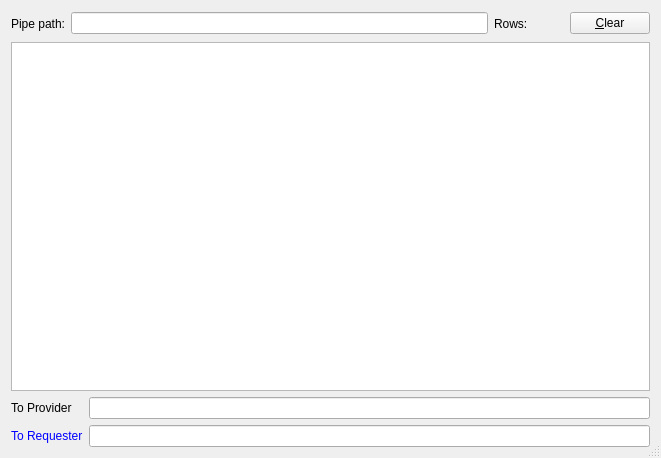
<?xml version="1.0" encoding="UTF-8"?>
<ui version="4.0">
 <class>TermWindow</class>
 <widget class="QDialog" name="TermWindow">
  <property name="geometry">
   <rect>
    <x>0</x>
    <y>0</y>
    <width>661</width>
    <height>458</height>
   </rect>
  </property>
  <property name="sizePolicy">
   <sizepolicy hsizetype="Minimum" vsizetype="Preferred">
    <horstretch>0</horstretch>
    <verstretch>0</verstretch>
   </sizepolicy>
  </property>
  <property name="windowTitle">
   <string>Terminal</string>
  </property>
  <property name="sizeGripEnabled">
   <bool>true</bool>
  </property>
  <property name="modal">
   <bool>false</bool>
  </property>
  <layout class="QVBoxLayout" name="verticalLayout">
   <item>
    <layout class="QHBoxLayout" name="horizontalLayout">
     <item>
      <widget class="QLabel" name="pipePathLabel">
       <property name="text">
        <string>Pipe path:</string>
       </property>
       <property name="buddy">
        <cstring>pipePath</cstring>
       </property>
      </widget>
     </item>
     <item>
      <widget class="QLineEdit" name="pipePath"/>
     </item>
     <item>
      <widget class="QLabel" name="label">
       <property name="text">
        <string>Rows:</string>
       </property>
      </widget>
     </item>
     <item>
      <widget class="QLabel" name="rowsLabel">
       <property name="sizePolicy">
        <sizepolicy hsizetype="Minimum" vsizetype="Fixed">
         <horstretch>0</horstretch>
         <verstretch>0</verstretch>
        </sizepolicy>
       </property>
       <property name="minimumSize">
        <size>
         <width>30</width>
         <height>25</height>
        </size>
       </property>
       <property name="maximumSize">
        <size>
         <width>200</width>
         <height>16777215</height>
        </size>
       </property>
       <property name="text">
        <string/>
       </property>
       <property name="alignment">
        <set>Qt::AlignCenter</set>
       </property>
      </widget>
     </item>
     <item>
      <widget class="QPushButton" name="clearButton">
       <property name="focusPolicy">
        <enum>Qt::NoFocus</enum>
       </property>
       <property name="text">
        <string>&amp;Clear</string>
       </property>
      </widget>
     </item>
    </layout>
   </item>
   <item>
    <widget class="QTextEdit" name="textEdit">
     <property name="font">
      <font>
       <family>Monospace</family>
      </font>
     </property>
    </widget>
   </item>
   <item>
    <layout class="QGridLayout" name="gridLayout">
     <item row="0" column="1">
      <widget class="QLineEdit" name="lineEditRq"/>
     </item>
     <item row="0" column="0">
      <widget class="QLabel" name="lineLabelRq">
       <property name="text">
        <string>To Provider</string>
       </property>
       <property name="buddy">
        <cstring>lineEditRq</cstring>
       </property>
      </widget>
     </item>
     <item row="1" column="1">
      <widget class="QLineEdit" name="lineEditPv"/>
     </item>
     <item row="1" column="0">
      <widget class="QLabel" name="lineLabelPv">
       <property name="palette">
        <palette>
         <active>
          <colorrole role="WindowText">
           <brush brushstyle="SolidPattern">
            <color alpha="255">
             <red>0</red>
             <green>0</green>
             <blue>255</blue>
            </color>
           </brush>
          </colorrole>
          <colorrole role="Text">
           <brush brushstyle="SolidPattern">
            <color alpha="255">
             <red>0</red>
             <green>0</green>
             <blue>255</blue>
            </color>
           </brush>
          </colorrole>
         </active>
         <inactive>
          <colorrole role="WindowText">
           <brush brushstyle="SolidPattern">
            <color alpha="255">
             <red>0</red>
             <green>0</green>
             <blue>255</blue>
            </color>
           </brush>
          </colorrole>
          <colorrole role="Text">
           <brush brushstyle="SolidPattern">
            <color alpha="255">
             <red>0</red>
             <green>0</green>
             <blue>255</blue>
            </color>
           </brush>
          </colorrole>
         </inactive>
         <disabled>
          <colorrole role="WindowText">
           <brush brushstyle="SolidPattern">
            <color alpha="255">
             <red>126</red>
             <green>125</green>
             <blue>124</blue>
            </color>
           </brush>
          </colorrole>
          <colorrole role="Text">
           <brush brushstyle="SolidPattern">
            <color alpha="255">
             <red>126</red>
             <green>125</green>
             <blue>124</blue>
            </color>
           </brush>
          </colorrole>
         </disabled>
        </palette>
       </property>
       <property name="text">
        <string>To Requester</string>
       </property>
       <property name="buddy">
        <cstring>lineEditPv</cstring>
       </property>
      </widget>
     </item>
    </layout>
   </item>
  </layout>
 </widget>
 <resources/>
 <connections/>
</ui>
